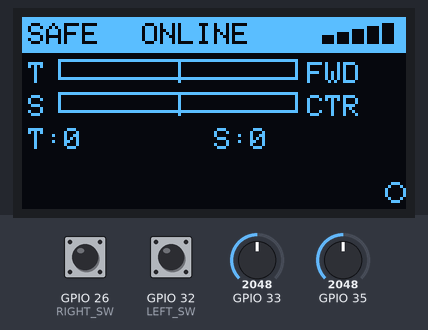
Recording of a sketch running on a simulated ESP32. Shown: 128×64 one-colour display. Inputs (shaded band) come from the test bench; at power-on: GPIO 33 = 2048, GPIO 35 = 2048, GPIO 26 (RIGHT_SW) HIGH, GPIO 32 (LEFT_SW) HIGH (analog values on the 0–4095 scale). What the sketch prints to the serial monitor is not drawn.

Above: at 3.13 s.
3.3 s: GPIO 33 set to 2178
5.0 s: GPIO 33 set to 2305
At 5.13 s:
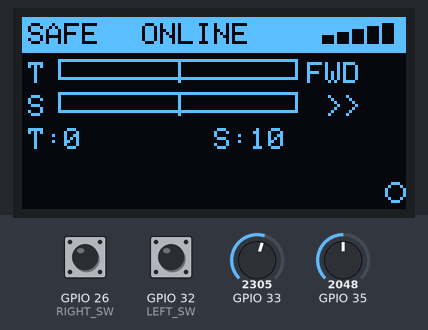
6.8 s: GPIO 35 set to 2188
8.3 s: GPIO 35 set to 2280
At 8.43 s:
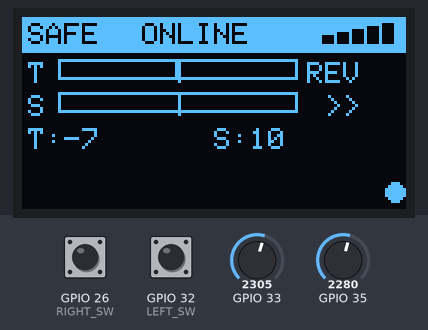
10.1 s: GPIO 26 (RIGHT_SW) pulled LOW for 0.15 s
At 10.23 s:
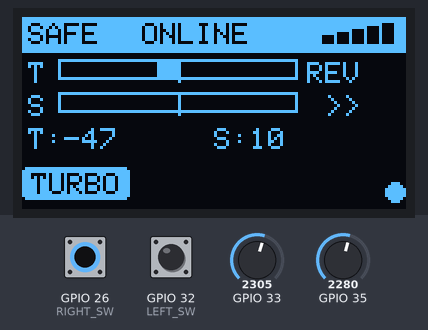
10.8 s: GPIO 32 (LEFT_SW) pulled LOW for 0.15 s
At 10.93 s:
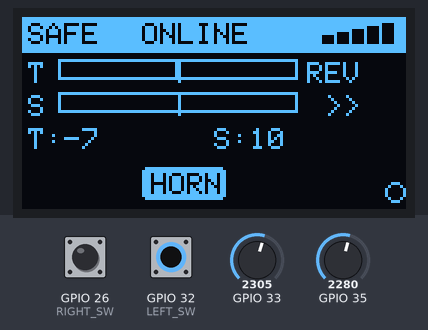

The sketch:

Controller_code.ino
```cpp
#include <esp_now.h>
#include <WiFi.h>
#include <Wire.h>
#include <Adafruit_GFX.h>
#include <Adafruit_SSD1306.h>

uint8_t CAR_MAC[] = {0x04, 0x83, 0x08, 0x58, 0x00, 0x6C};

#define LEFT_VRY   35
#define LEFT_VRX   34
#define LEFT_SW    32
#define RIGHT_VRX  33
#define RIGHT_VRY  25
#define RIGHT_SW   26

Adafruit_SSD1306 oled(128, 64, &Wire, -1);

typedef struct __attribute__((packed)) {
  int16_t throttle;
  int16_t steering;
  uint8_t turbo;
  uint8_t horn;
  uint8_t mode;
  uint8_t heartbeat;
} Packet;

Packet pkt;
esp_now_peer_info_t peer;

bool    connected   = false;
bool    sportMode   = false;
int     sigBars     = 0;
uint8_t hb          = 0;

unsigned long tSend = 0;
unsigned long tDisp = 0;

void onSent(const wifi_tx_info_t* info, esp_now_send_status_t status) {
  if (status == ESP_NOW_SEND_SUCCESS) {
    connected = true;
    sigBars = min(5, sigBars + 1);
  } else {
    sigBars = max(0, sigBars - 1);
    if (sigBars == 0) connected = false;
  }
}

int16_t readAxis(int pin, bool invert) {
  int raw      = analogRead(pin);
  int centered = raw - 2048;
  if (abs(centered) < 180) return 0;
  int sign = centered > 0 ? 1 : -1;
  int mag  = map(abs(centered) - 180, 0, 1868, 0, 255);
  mag = constrain(mag, 0, 255);
  return invert ? -(sign * mag) : (sign * mag);
}

void showSplash() {
  oled.clearDisplay();
  oled.setTextColor(SSD1306_WHITE);
  oled.drawRect(0, 0, 128, 64, SSD1306_WHITE);
  oled.setTextSize(2);
  oled.setCursor(6, 8);
  oled.print("RC REMOTE");
  oled.setTextSize(1);
  oled.setCursor(22, 32);
  oled.print("ESP-NOW v1.0");
  oled.setCursor(12, 48);
  oled.print("Starting...");
  oled.display();
  delay(2000);
}

void drawHUD() {
  oled.clearDisplay();

  oled.fillRect(0, 0, 128, 12, SSD1306_WHITE);
  oled.setTextColor(SSD1306_BLACK);
  oled.setTextSize(1);
  oled.setCursor(2, 2);
  oled.print(sportMode ? "SPORT" : "SAFE ");
  oled.setCursor(40, 2);
  oled.print(connected ? "ONLINE" : "SEARCH");

  for (int i = 0; i < 5; i++) {
    int h = 3 + i;
    int x = 100 + i * 5;
    if (i < sigBars) oled.fillRect(x, 9 - h, 4, h, SSD1306_BLACK);
    else             oled.drawRect(x, 9 - h, 4, h, SSD1306_BLACK);
  }

  oled.setTextColor(SSD1306_WHITE);

  oled.setCursor(2, 15);
  oled.print("T");
  oled.drawRect(12, 14, 80, 7, SSD1306_WHITE);
  oled.drawLine(52, 14, 52, 21, SSD1306_WHITE);
  if (pkt.throttle > 0) {
    oled.fillRect(52, 15, map(pkt.throttle, 0, 255, 0, 39), 5, SSD1306_WHITE);
  } else if (pkt.throttle < 0) {
    int w = map(-pkt.throttle, 0, 255, 0, 39);
    oled.fillRect(52 - w, 15, w, 5, SSD1306_WHITE);
  }
  oled.setCursor(95, 15);
  oled.print(pkt.throttle < 0 ? "REV" : "FWD");

  oled.setCursor(2, 26);
  oled.print("S");
  oled.drawRect(12, 25, 80, 7, SSD1306_WHITE);
  oled.drawLine(52, 25, 52, 32, SSD1306_WHITE);
  if (pkt.steering > 0) {
    oled.fillRect(52, 26, map(pkt.steering, 0, 255, 0, 39), 5, SSD1306_WHITE);
  } else if (pkt.steering < 0) {
    int w = map(-pkt.steering, 0, 255, 0, 39);
    oled.fillRect(52 - w, 26, w, 5, SSD1306_WHITE);
  }
  oled.setCursor(95, 26);
  oled.print(pkt.steering > 0 ? " >>" : pkt.steering < 0 ? "<<" : "CTR");

  oled.setCursor(2, 37);
  oled.print("T:"); oled.print(pkt.throttle);
  oled.setCursor(64, 37);
  oled.print("S:"); oled.print(pkt.steering);

  if (pkt.turbo) {
    oled.fillRoundRect(0, 50, 36, 11, 2, SSD1306_WHITE);
    oled.setTextColor(SSD1306_BLACK);
    oled.setCursor(3, 52);
    oled.print("TURBO");
    oled.setTextColor(SSD1306_WHITE);
  }
  if (pkt.horn) {
    oled.fillRoundRect(40, 50, 28, 11, 2, SSD1306_WHITE);
    oled.setTextColor(SSD1306_BLACK);
    oled.setCursor(43, 52);
    oled.print("HORN");
    oled.setTextColor(SSD1306_WHITE);
  }

  if (hb % 2) oled.fillCircle(124, 58, 3, SSD1306_WHITE);
  else        oled.drawCircle(124, 58, 3, SSD1306_WHITE);

  if (!connected && (millis() / 400) % 2) {
    oled.setCursor(70, 52);
    oled.print("NO SIG!");
  }

  oled.display();
}

void setup() {
  Serial.begin(115200);

  pinMode(LEFT_SW,  INPUT_PULLUP);
  pinMode(RIGHT_SW, INPUT_PULLUP);

  analogReadResolution(12);

  Wire.begin(21, 22);
  if (!oled.begin(SSD1306_SWITCHCAPVCC, 0x3C)) {
    Serial.println("OLED not found!");
  } else {
    showSplash();
  }

  WiFi.mode(WIFI_STA);
  WiFi.disconnect();
  Serial.print("Remote MAC: ");
  Serial.println(WiFi.macAddress());

  if (esp_now_init() != ESP_OK) {
    Serial.println("ESP-NOW FAILED!");
    while (true);
  }

  esp_now_register_send_cb(onSent);

  memset(&peer, 0, sizeof(peer));
  memcpy(peer.peer_addr, CAR_MAC, 6);
  peer.channel = 0;
  peer.encrypt = false;
  esp_now_add_peer(&peer);

  memset(&pkt, 0, sizeof(pkt));
  Serial.println("Remote ready!");
}

void loop() {
  unsigned long now = millis();

  pkt.throttle = readAxis(LEFT_VRY,  true);
  pkt.steering = readAxis(RIGHT_VRX, false);

  bool turbo = (digitalRead(RIGHT_SW) == LOW);
  pkt.turbo = turbo ? 1 : 0;
  if (turbo) {
    if (pkt.throttle > 0) pkt.throttle = min(255, pkt.throttle + 40);
    if (pkt.throttle < 0) pkt.throttle = max(-255, pkt.throttle - 40);
  }

  bool horn = (digitalRead(LEFT_SW) == LOW);
  pkt.horn = horn ? 1 : 0;

  pkt.mode = 0;
  pkt.heartbeat = hb++;

  if (now - tSend >= 20) {
    tSend = now;
    esp_now_send(CAR_MAC, (uint8_t*)&pkt, sizeof(pkt));
  }

  if (now - tDisp >= 100) {
    tDisp = now;
    drawHUD();
    Serial.printf("[THR %4d][STR %4d][TRB %d][HRN %d][SIG %d]\n",
      pkt.throttle, pkt.steering,
      pkt.turbo, pkt.horn, sigBars);
  }
}
```

Measured:
- the behaviour switches between 2235 and 2236 on GPIO 33 (found by bisection; images 0 and 1)
- the behaviour switches between 2235 and 2236 on GPIO 35 (found by bisection; images 1 and 2)
- after the input at 5.0 s, the display: changes after 0.08 s (image 1)
- after the input at 8.3 s, the display: changes after 0.08 s (image 2)
- after the input at 10.1 s, the display: changes after 0.08 s (image 3)
- after the input at 10.8 s, the display: changes after 0.08 s (image 4)
